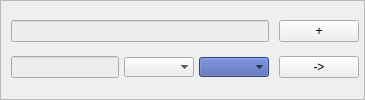
            <widget class="QFrame" name="frame_9">
             <property name="styleSheet">
              <string notr="true"/>
             </property>
             <property name="frameShape">
              <enum>QFrame::StyledPanel</enum>
             </property>
             <property name="frameShadow">
              <enum>QFrame::Raised</enum>
             </property>
             <property name="info" stdset="0">
              <bool>true</bool>
             </property>
             <layout class="QHBoxLayout" name="horizontalLayout_68" stretch="15,1">
              <property name="spacing">
               <number>5</number>
              </property>
              <property name="sizeConstraint">
               <enum>QLayout::SetMinimumSize</enum>
              </property>
              <property name="leftMargin">
               <number>5</number>
              </property>
              <property name="topMargin">
               <number>5</number>
              </property>
              <property name="rightMargin">
               <number>5</number>
              </property>
              <property name="bottomMargin">
               <number>5</number>
              </property>
              <item>
               <widget class="QWidget" name="info_9" native="true">
                <layout class="QVBoxLayout" name="verticalLayout_17" stretch="0,0">
                 <property name="spacing">
                  <number>5</number>
                 </property>
                 <property name="leftMargin">
                  <number>5</number>
                 </property>
                 <property name="topMargin">
                  <number>5</number>
                 </property>
                 <property name="rightMargin">
                  <number>5</number>
                 </property>
                 <property name="bottomMargin">
                  <number>5</number>
                 </property>
                 <item>
                  <widget class="QLineEdit" name="title_9">
                   <property name="styleSheet">
                    <string notr="true">background-color:#ececec;</string>
                   </property>
                   <property name="readOnly">
                    <bool>true</bool>
                   </property>
                   <property name="noborder" stdset="0">
                    <bool>true</bool>
                   </property>
                   <property name="title" stdset="0">
                    <bool>true</bool>
                   </property>
                  </widget>
                 </item>
                 <item>
                  <layout class="QHBoxLayout" name="dau_9">
                   <item>
                    <widget class="QLineEdit" name="date_9">
                     <property name="styleSheet">
                      <string notr="true">background-color: #ececec;</string>
                     </property>
                     <property name="frame">
                      <bool>true</bool>
                     </property>
                     <property name="readOnly">
                      <bool>true</bool>
                     </property>
                     <property name="noborder" stdset="0">
                      <bool>true</bool>
                     </property>
                    </widget>
                   </item>
                   <item>
                    <widget class="QComboBox" name="author_9">
                     <property name="mouseTracking">
                      <bool>false</bool>
                     </property>
                     <property name="focusPolicy">
                      <enum>Qt::NoFocus</enum>
                     </property>
                     <property name="styleSheet">
                      <string notr="true">background-color: #ececec;</string>
                     </property>
                     <property name="maxVisibleItems">
                      <number>5</number>
                     </property>
                     <property name="frame">
                      <bool>false</bool>
                     </property>
                     <property name="readOnly" stdset="0">
                      <bool>true</bool>
                     </property>
                     <property name="noborder" stdset="0">
                      <bool>true</bool>
                     </property>
                    </widget>
                   </item>
                   <item>
                    <widget class="QComboBox" name="url_9">
                     <property name="mouseTracking">
                      <bool>false</bool>
                     </property>
                     <property name="focusPolicy">
                      <enum>Qt::NoFocus</enum>
                     </property>
                     <property name="contextMenuPolicy">
                      <enum>Qt::DefaultContextMenu</enum>
                     </property>
                     <property name="styleSheet">
                      <string notr="true">background-color: rgb(69, 92, 168);</string>
                     </property>
                     <property name="maxVisibleItems">
                      <number>5</number>
                     </property>
                     <property name="sizeAdjustPolicy">
                      <enum>QComboBox::AdjustToContentsOnFirstShow</enum>
                     </property>
                     <property name="minimumContentsLength">
                      <number>0</number>
                     </property>
                     <property name="frame">
                      <bool>false</bool>
                     </property>
                     <property name="noborder" stdset="0">
                      <bool>true</bool>
                     </property>
                     <property name="readOnly" stdset="0">
                      <bool>true</bool>
                     </property>
                    </widget>
                   </item>
                  </layout>
                 </item>
                </layout>
               </widget>
              </item>
              <item>
               <layout class="QVBoxLayout" name="button_layout_9">
                <property name="spacing">
                 <number>0</number>
                </property>
                <item>
                 <widget class="QPushButton" name="buttonAdd_9">
                  <property name="text">
                   <string>+</string>
                  </property>
                  <property name="red" stdset="0">
                   <bool>true</bool>
                  </property>
                 </widget>
                </item>
                <item>
                 <widget class="QPushButton" name="buttonGo_9">
                  <property name="text">
                   <string>-&gt;</string>
                  </property>
                  <property name="green" stdset="0">
                   <bool>true</bool>
                  </property>
                 </widget>
                </item>
               </layout>
              </item>
             </layout>
            </widget>
